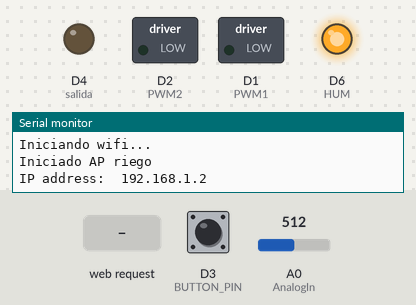
Bench run of a sketch on a simulated ESP8266 (NodeMCU). Parts: switched loads named in the sketch (green lamp = pin HIGH), output pins drawn as LEDs (lit = HIGH), the last lines printed to the serial monitor. The inputs (shaded band) are chosen by the test bench; at power-on: D3 (BUTTON_PIN) HIGH, A0 (AnalogIn) = 512. EEPROM starts erased.

Above: at 10.2 s.
At 11.3 s:
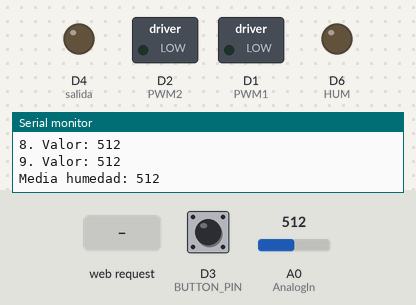
11.4 s: D3 (BUTTON_PIN) pulled LOW for 0.15 s
13.0 s: HTTP request GET /?NUM_MUESTRAS=regar received
14.5 s: HTTP request GET /?dia=1&hora=1&NUM_MUESTRAS=1 received
Timing chart, 0 to 17.5 s (numbered marks = the images above; inputs shaded):
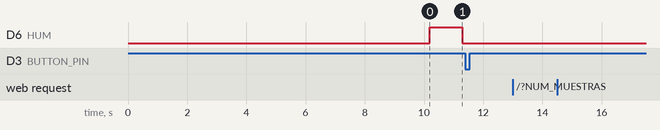

The sketch:

riego-esp8266_v2.ino
```cpp
/*
   RIEGO AUTOMATICO
   Cada MINUTOS_MUESTRA, miramos la humedad. Tomamos NUM_MUESTRAS y hacemos la media para mayor precision. Si es inferior a HUMEDAD_MIN, regamos durante SEGUNDOS_RIEGO. Si han pasado DIAS_MAX desde el último riego, regamos igualmente.
   Nos aseguramos que entre riego y riego pasan un mínimo de HORAS_ENTRE_RIEGO_MIN.
  Una vez encendido, podemos conectarnos por wifi para configurar el riego a la dirección 192.168.1.2
  El wifi está 20 minutos activo y luego se apaga. Para reactivarlo, hay que pulsar el boton flash.
*/
#include <ESP8266WiFi.h>
#include <EEPROM.h>
#include <TimeLib.h>
#include <WiFiClient.h>
#include <ESP8266WebServer.h>
#include <EasyButton.h>

//Boton para reactivar el wifi. El botón 0 es el boton FLASH de la esp8266
#define BUTTON_PIN 0
EasyButton button(BUTTON_PIN);

//Configuramos el wifi en modo AP, puerto 80, dirección 192.168.1.2, contrasenya petisus, nombre RIEGO
ESP8266WebServer server(80);
IPAddress ip(192, 168, 1, 2);
IPAddress gateway(192, 168, 1, 1);
IPAddress subnet(255, 255, 255, 0);
String contrasenya = "petisuis";

//pin donde va conectado el sensor de humedad. Es el A0, unica entrada analogica del esp8266
const int AnalogIn  = A0;

//PIN de control del motor.
#define PWM1   D1
//PIN de control del motor.
#define PWM2   D2

//Los sensores de humedad se estropean si están todo el rato encendidos. Esto es porque los electrodos hacen una especie de electrolisis. Así que tomamos muestras sólo cada X minutos. Este PIN controla el encendido/apagado del sensor.
#define HUM   D6

//builtin led. Encendido por defecto, apagado mientras riega
int salida = 2;


boolean regando = false;
boolean online = false;

/*INICIO. VARIABLES CONFIGURABLES POR LA WEB */
int MINUTOS_MUESTRA = 5; //eeprom pos 50
int HUMEDAD_MIN = 730; //eeprom pos 60
int SEGUNDOS_RIEGO = 60; //eeprom pos 70
int DIAS_MAX = 4; //eeprom pos 80
int HORAS_ENTRE_RIEGO_MIN = 24; //eeprom pos 90
int NUM_MUESTRAS = 10; //eeprom pos 100
int contador_muestras_humedad = 0; //eeprom pos 110. Esta variable va de 0-9 y sirve para saber en qué posición debemos guardar la muestra en la eeprom
int contador_riegos = 0; //eeprom pos 120. Esta variable va de 0-9 y sirve para saber en qué posición debemos guardar el registro del riego en la eeprom
int eepromInicializada = 0; //eeprom pos 130. Está a 1 si la placa está inicializada

int dia = 1; //eeprom pos 1
int mes = 1; //eeprom pos 10
int anyo = 20; //hay que sumarle 2000. eeprom pos 20
int hora = 0; //eeprom pos 30
int minuto = 0; //eeprom pos 40
/*FIN. VARIABLES CONFIGURABLES POR LA WEB */

//el wifi permanece encendido durante 20 minutos Luego se apaga y para reactivarlo hay que presionar el boton FLASH de la esp8266
int MINUTOS_ONLINE = 20;

unsigned long cuandoOnline = 0;
unsigned long ultimoRiego = 0;
unsigned long ultimaLecturaHumedad = 0;


void setup(void)
{
  gpio_init(); // Initilise GPIO pins
  pinMode(salida, OUTPUT);
  EEPROM.begin(512);
  setSyncProvider( requestSync);  //set function to call when sync required
  setTime(hora, minuto, 0, dia, mes, anyo); // alternative to above, yr is 2 or 4 digit yr (2010 or 10 sets year to 2010)
  leerEeprom(); //Lee las variables configurables de la Eeprom y si tienen valores inválidos, las inicializa

  pinMode(PWM1, OUTPUT);
  pinMode(PWM2, OUTPUT);
  pinMode(HUM, OUTPUT);

  // Initialize the button.
  button.begin();
  // Add the callback function to be called when the button is pressed. En este caso, rectivamos el wifi
  button.onPressed(onPressed);

  analogWriteRange(255);  // set PWM output range from 0 to 255
  Serial.begin(115200);
  delay(100);
  //inicilizamos el wifi. Permanecerá activo 20 minutos
  initWifi();

}


// main loop
void loop()
{
  delay(1);
  button.read();
  server.handleClient();

  //paramos riego si se está regando y ha pasado el tiempo definido
  if (regando && millis() > (ultimoRiego + (SEGUNDOS_RIEGO * 1000))) {
    pararRiego();
  }

  //paramos el wifi si la placa está online y ha pasado el tiempo definido
  if (online && millis() > (cuandoOnline + (MINUTOS_ONLINE * 60 *  1000))) {
    light_sleep();
  }

  //tomamos muestras de humedad al iniciar o segun el tiempo estipulado. Si ya se ha regado recientemente, no se toma la humedad
  if (ultimaLecturaHumedad == 0 || ((millis() > (ultimaLecturaHumedad + (MINUTOS_MUESTRA * 60 * 1000))) && (millis() > ultimoRiego + (HORAS_ENTRE_RIEGO_MIN * 60 * 60 * 1000))))
  {
    int humedad = compruebaHumedad();


    //si la humedad está por debajo del número establecido, regamos
    if ((humedad > HUMEDAD_MIN) || (millis() > (ultimoRiego + (DIAS_MAX * 24 * 60 * 60 * 1000))))
    {
      regar();

    }
  }


}


//inicializa el wifi como AP
void initWifi()
{
  Serial.println("Iniciando wifi...");

  WiFi.mode(WIFI_AP);
  while (!WiFi.softAP("riego", contrasenya))
  {
    Serial.println(".");
    delay(100);
  }
  WiFi.softAPConfig(ip, gateway, subnet);

  Serial.print("Iniciado AP ");
  Serial.println("riego");
  Serial.print("IP address:\t");
  Serial.println(WiFi.softAPIP());
  server.on("/", handleRoot);      //Which routine to handle at root location

  server.begin();                  //Start server
  cuandoOnline = millis();
  online = true;
}


//apaga wifi
void light_sleep() {
  Serial.println("Inicio sleep.");

  WiFi.softAPdisconnect(true);
  WiFi.mode(WIFI_OFF);
  online = false;
}


//inicia el riego
void regar()
{
  light_sleep();
  Serial.println("Inicio Riego.");

  digitalWrite(PWM1, LOW);//riego encendido / apagado
  digitalWrite(PWM2, HIGH);
  digitalWrite(salida, HIGH);//apagamos builtin led
  ultimoRiego = millis();
  regando = true;
  guardaEepromRiego(now()); //guardamos las fechas de los últimos 10 riegos
}

//paramos riego
void pararRiego()
{
  initWifi();
  Serial.println("Fin Riego.");

  //paramos riego
  digitalWrite(PWM1, LOW);
  digitalWrite(PWM2, LOW);
  digitalWrite(salida, LOW);
  regando = false;
}

//Lee las variables configurables de la Eeprom y si tienen valores inválidos, las inicializa
void leerEeprom()
{
  EEPROM.get(50, MINUTOS_MUESTRA);
  if (MINUTOS_MUESTRA < 1 || MINUTOS_MUESTRA > 59)
  {
    MINUTOS_MUESTRA = 5;
    EEPROM.put(50, MINUTOS_MUESTRA);
    EEPROM.commit();
  }
  EEPROM.get(60, HUMEDAD_MIN);
  if (HUMEDAD_MIN < 1 || HUMEDAD_MIN > 1000)
  {
    HUMEDAD_MIN = 730;
    EEPROM.put(60, HUMEDAD_MIN);
    EEPROM.commit();
  }
  EEPROM.get(70, SEGUNDOS_RIEGO);
  if (SEGUNDOS_RIEGO < 1 || SEGUNDOS_RIEGO > 200)
  {
    SEGUNDOS_RIEGO = 60;
    EEPROM.put(70, SEGUNDOS_RIEGO);
    EEPROM.commit();
  }
  EEPROM.get(80, DIAS_MAX);
  if (DIAS_MAX < 1 || DIAS_MAX > 30)
  {
    DIAS_MAX = 4;
    EEPROM.put(80, DIAS_MAX);
    EEPROM.commit();
  }
  EEPROM.get(90, HORAS_ENTRE_RIEGO_MIN);
  if (HORAS_ENTRE_RIEGO_MIN < 1 || HORAS_ENTRE_RIEGO_MIN > 300)
  {
    HORAS_ENTRE_RIEGO_MIN = 24;
    EEPROM.put(90, HORAS_ENTRE_RIEGO_MIN);
    EEPROM.commit();
  }
  EEPROM.get(100, NUM_MUESTRAS);
  if (NUM_MUESTRAS < 1 || NUM_MUESTRAS > 100)
  {
    NUM_MUESTRAS = 10;
    EEPROM.put(100, NUM_MUESTRAS);
    EEPROM.commit();
  }
  EEPROM.get(110, contador_muestras_humedad);
  if (contador_muestras_humedad < 0 || contador_muestras_humedad > 9)
  {
    contador_muestras_humedad = 0;
    EEPROM.put(110, contador_muestras_humedad);
    EEPROM.commit();
  }
  EEPROM.get(120, contador_riegos);
  if (contador_riegos < 0 || contador_riegos > 9)
  {
    contador_riegos = 0;
    EEPROM.put(120, contador_riegos);
    EEPROM.commit();
  }

  EEPROM.get(130, eepromInicializada);
  if (eepromInicializada != 1)
  {
    inicializarEeprom();
    eepromInicializada = 1;
    EEPROM.put(130, eepromInicializada);
    EEPROM.commit();
  }

}


//muestra la web de configuración y recoge los parámetros de configuración cuando se envían
void handleRoot()
{
  if (server.hasArg("dia") && server.hasArg("hora")) {
    hora = getValue(server.arg("hora"), ':', 0).toInt(); // sino probar con %3A
    minuto = getValue(server.arg("hora"), ':', 1).toInt();
    dia = getValue(server.arg("dia"), '-', 2).toInt();
    mes = getValue(server.arg("dia"), '-', 1).toInt();
    anyo = getValue(server.arg("dia"), '-', 0).toInt();

    setTime(hora, minuto, 0, dia, mes, anyo); // alternative to above, yr is 2 or 4 digit yr
    digitalClockDisplay();
  }
  if (server.hasArg("MINUTOS_MUESTRA"))
  {
    MINUTOS_MUESTRA = server.arg("MINUTOS_MUESTRA").toInt();
    EEPROM.put(50, MINUTOS_MUESTRA);
    EEPROM.commit();
    Serial.println("Nuevo parametro MINUTOS_MUESTRA: " + String(MINUTOS_MUESTRA));
  }
  if (server.hasArg("NUM_MUESTRAS")) {
    NUM_MUESTRAS = server.arg("NUM_MUESTRAS").toInt();
    EEPROM.put(100, NUM_MUESTRAS);
    EEPROM.commit();
    Serial.println("Nuevo parametro NUM_MUESTRAS: " + String(NUM_MUESTRAS));
  }
  if (server.hasArg("HUMEDAD_MIN")) {
    HUMEDAD_MIN = server.arg("HUMEDAD_MIN").toInt();
    EEPROM.put(60, HUMEDAD_MIN);
    EEPROM.commit();
    Serial.println("Nuevo parametro HUMEDAD_MIN: " + String(HUMEDAD_MIN));
  }

  if (server.hasArg("SEGUNDOS_RIEGO")) {
    SEGUNDOS_RIEGO = server.arg("SEGUNDOS_RIEGO").toInt();
    EEPROM.put(70, SEGUNDOS_RIEGO);
    EEPROM.commit();
    Serial.println("Nuevo parametro SEGUNDOS_RIEGO: " + String(SEGUNDOS_RIEGO));
  }
  if (server.hasArg("DIAS_MAX")) {
    DIAS_MAX = server.arg("DIAS_MAX").toInt();
    EEPROM.put(80, DIAS_MAX);
    EEPROM.commit();
    Serial.println("Nuevo parametro DIAS_MAX: " + String(DIAS_MAX));
  }
  if (server.hasArg("HORAS_ENTRE_RIEGO_MIN")) {
    HORAS_ENTRE_RIEGO_MIN = server.arg("HORAS_ENTRE_RIEGO_MIN").toInt();
    EEPROM.put(90, HORAS_ENTRE_RIEGO_MIN);
    EEPROM.commit();
    Serial.println("Nuevo parametro HORAS_ENTRE_RIEGO_MIN: " + String(HORAS_ENTRE_RIEGO_MIN));
  }

  if (server.hasArg("accion") && server.arg("accion") == "regar")
    regar();

  if (server.hasArg("accion") && server.arg("accion") == "compruebaHumedad")
    compruebaHumedad();

  String ultimosRiegos = getUltimosRiegos();
  String ultimasHumedades = getUltimasHumedades();
  char str[15] = "";
  timeToString(str, sizeof(str));
  String strRoot = "<!DOCTYPE HTML><html>\
  <body>\
  <h1>Programa de riego</h1>\
  Cada MINUTOS_MUESTRA, miramos la humedad. Tomamos NUM_MUESTRAS y hacemos la media para mayor precision. Si es inferior a HUMEDAD_MIN, regamos durante SEGUNDOS_RIEGO. Si han pasado DIAS_MAX desde el ultimo riego, regamos igualmente.\
  Nos aseguramos que entre riego y riego pasan un minimo de HORAS_ENTRE_RIEGO_MIN.<br><br>\
  Tiempo desde el ultimo encendido: " + String(str) + "<br>";

  strRoot += "              <form>\
                   <label for = \"fname\">Fecha y hora:</label>\
    <input type=\"date\" id=\"dia\" name=\"dia\" value=\"" + String(year()) + "-" + transformaAdosDigitos(month()) + "-" + transformaAdosDigitos(day()) + "\">\
    <input type=\"time\" id=\"hora\" name=\"hora\" value=\"" + transformaAdosDigitos(hour()) + ":" + transformaAdosDigitos(minute()) + "\">\
    <input type=\"submit\" value=\"Envia\"><br>\
  </form> \
  \
  <form>\
    <label for=\"fname\">MINUTOS_MUESTRA:</label>\
    <input type=\"number\" style=\"width: 3em;\" min=\"1\" max=\"59\" id=\"MINUTOS_MUESTRA\" name=\"MINUTOS_MUESTRA\" value=\"" +  MINUTOS_MUESTRA + "\">\
    <input type=\"submit\" value=\"Envia\"><br>\
  </form> \
  <form>\
    <label for=\"fname\">NUM_MUESTRAS:</label>\
    <input type=\"number\" style=\"width: 3em;\" min=\"1\" max=\"100\" id=\"NUM_MUESTRAS\" name=\"NUM_MUESTRAS\" value=\"" + NUM_MUESTRAS + "\">\
    <input type=\"submit\" value=\"Envia\"><br>\
  </form>\
  <form>\
    <label for=\"fname\">HUMEDAD_MIN:</label>\
    <input type=\"number\" style=\"width: 4em;\" min=\"1\" max=\"1000\" id=\"HUMEDAD_MIN\" name=\"HUMEDAD_MIN\" value=\"" + HUMEDAD_MIN + "\">\
    <input type=\"submit\" value=\"Envia\"><br>\
  </form>\
  <form>\
    <label for=\"fname\">SEGUNDOS_RIEGO:</label>\
    <input type=\"number\" style=\"width: 3em;\" min=\"1\" max=\"200\" id=\"SEGUNDOS_RIEGO\" name=\"SEGUNDOS_RIEGO\" value=\"" + SEGUNDOS_RIEGO + "\">\
    <input type=\"submit\" value=\"Envia\"><br>\
  </form>\
  <form>\
    <label for=\"fname\">DIAS_MAX:</label>\
    <input type=\"number\" style=\"width: 3em;\" min=\"1\" max=\"30\" id=\"DIAS_MAX\" name=\"DIAS_MAX\" value=\"" + DIAS_MAX + "\">\
    <input type=\"submit\" value=\"Envia\"><br>\
  </form>\
  <form>\
    <label for=\"fname\">HORAS_ENTRE_RIEGO_MIN:</label>\
    <input type=\"number\" style=\"width: 3em;\" min=\"1\" max=\"300\" id=\"HORAS_ENTRE_RIEGO_MIN\" name=\"HORAS_ENTRE_RIEGO_MIN\" value=\"" + HORAS_ENTRE_RIEGO_MIN + "\">\
    <input type=\"submit\" value=\"Envia\"><br>\
  </form>\
  Ultimas mediciones humedad: " + ultimasHumedades + "<br>\
  Ultimos riegos: " + ultimosRiegos + "<br>\
  <form>\
    <button name=\"accion\" type=\"submit\" value=\"regar\">Regar ahora</button><br>\
  </form> \
  <form>\
    <button name=\"accion\" type=\"submit\" value=\"compruebaHumedad\">Comprobar humedad</button><br>\
  </form> \
  </body>\
  </html>";

  server.send(200, "text/html", strRoot);

}


//transforma un entero a string. Si tiene solo 1 posición, añade un 0 delante
String transformaAdosDigitos(int i)
{
  if (i < 10)
    return "0" + String(i);
  return String(i);
}

//llamada necesaria para la librería de tiempo
time_t requestSync()
{
  return 0; // the time will be sent later in response to serial mesg
}


//divide strings y retorna un substring
String getValue(String data, char separator, int index)
{
  int found = 0;
  int strIndex[] = { 0, -1 };
  int maxIndex = data.length() - 1;

  for (int i = 0; i <= maxIndex && found <= index; i++) {
    if (data.charAt(i) == separator || i == maxIndex) {
      found++;
      strIndex[0] = strIndex[1] + 1;
      strIndex[1] = (i == maxIndex) ? i + 1 : i;
    }
  }
  return found > index ? data.substring(strIndex[0], strIndex[1]) : "";
}

//muestra la hora
void digitalClockDisplay() {
  // digital clock display of the time
  Serial.print(hour());
  printDigits(minute());
  printDigits(second());
  Serial.print(" ");
  Serial.print(day());
  Serial.print(" ");
  Serial.print(month());
  Serial.print(" ");
  Serial.print(year());
  Serial.println();
}

//utilidad para mostrar la hora
void printDigits(int digits) {
  // utility function for digital clock display: prints preceding colon and leading 0
  Serial.print(":");
  if (digits < 10)
    Serial.print('0');
  Serial.print(digits);
}

//cuando se pulsa el boton FLASH, reactivamos el wifi
void onPressed() {
  Serial.println("Button has been pressed!");
  initWifi();
}

//guarda los últimos 10 registros de la humedad en la EEPROM
void guardaEepromHumedad(int valor) {
  EEPROM.put(200 + (contador_muestras_humedad * 10), valor);
  EEPROM.commit();
  if (contador_muestras_humedad < 9)
    contador_muestras_humedad++;
  else
    contador_muestras_humedad = 0;

  EEPROM.put(110, contador_muestras_humedad);
  EEPROM.commit();
}

//guarda las fechas de los últimos 10 riegos en la EEPROM
void guardaEepromRiego(time_t valor) {

  EEPROM.put(300 + (contador_riegos * 10), valor);
  EEPROM.commit();
  if (contador_riegos < 9)
    contador_riegos++;
  else
    contador_riegos = 0;
  EEPROM.put(120, contador_riegos);
  EEPROM.commit();
}

//devuelve un string con los últimos 10 riegos
String getUltimosRiegos()
{
  time_t ahora = now();
  String strFinal = "";

  int contador_tmp = contador_riegos - 1;
  if (contador_tmp < 0)
    contador_tmp = 9;
  for (int i = 0; i < 10; i++)
  {
    time_t tmp;
    EEPROM.get(300 + (contador_tmp * 10), tmp);
    int mins = (int)((ahora - tmp) / 60.0);
    if (mins > 0)
      strFinal = "Hace " + String(mins) + " minutos; " + strFinal;
    contador_tmp--;

    if (contador_tmp < 0)
      contador_tmp = 9;

  }
  if (strFinal == "")
    strFinal = "No hay registro de los ultimos riegos en memoria. La hora es incorrecta o el dispositivo se ha reiniciado recientemente";

  return strFinal;

}

//devuelve un string con los últimas 10 humedades registradas
String getUltimasHumedades()
{
  String strFinal = "";

  int contador_tmp = contador_muestras_humedad - 1;
  if (contador_tmp < 0)
    contador_tmp = 9;
  for (int i = 0; i < 10; i++)
  {
    int tmp;
    EEPROM.get(200 + (contador_tmp * 10), tmp);
    if (tmp > 9)
      strFinal = String(tmp) + "; " + strFinal;
    contador_tmp--;

    if (contador_tmp < 0)
      contador_tmp = 9;

  }
  if (strFinal == "")
    strFinal = "No hay lecturas de humedades en memoria";
  return strFinal;
}

//si es la primera vez que conectamos la placa, se inicializa la eeprom de riegos y humedades
void inicializarEeprom()
{
  Serial.println("Inicializando Eeprom, tardaremos 10 segundos...");

  for (int i = 0; i < 10; i++)
  {
    EEPROM.put(200 + (i * 10), i);
    EEPROM.commit();

  }

  for (int i = 0; i < 10; i++)
  {
    delay(1000);
    time_t tmp = now();
    EEPROM.put(300 + (i * 10), tmp);
    EEPROM.commit();


  }
}

//utilidad de hora a string
void timeToString(char* string, size_t size)
{
  unsigned long nowMillis = millis();
  unsigned long seconds = nowMillis / 1000;
  int days = seconds / 86400;
  seconds %= 86400;
  byte hours = seconds / 3600;
  seconds %= 3600;
  byte minutes = seconds / 60;
  seconds %= 60;
  snprintf(string, size, "%04d:%02d:%02d:%02d", days, hours, minutes, seconds);
}


//comrpueba la humedad y la guarda en la eeprom
int compruebaHumedad()
{
  int humedad=0;
  //activamos el sensor de humedad
  digitalWrite(HUM, HIGH);
  delay(100);//wait 10 milliseconds
  Serial.println("Leyendo humedad. Muestra: ");

  //tomamos X muestras de humedad y hacemos la media
  for (int i = 0; i < NUM_MUESTRAS; i++)
  {
    int ahoraHumedad = analogRead(AnalogIn);
    Serial.print(i);
    Serial.print(". Valor: ");
    Serial.println(ahoraHumedad);

    humedad = (int)humedad + (int)ahoraHumedad;
    delay(100);


  }
  //apagamos el sensor de humedad
  digitalWrite(HUM, LOW);

  humedad = humedad / NUM_MUESTRAS;
  Serial.print("Media humedad: ");
  Serial.println(humedad);
  ultimaLecturaHumedad = millis();
  //guardamos un registro de las 10 ultimas lectuas de humedad
  guardaEepromHumedad(humedad);
  return humedad;
}
// end of code.
```
